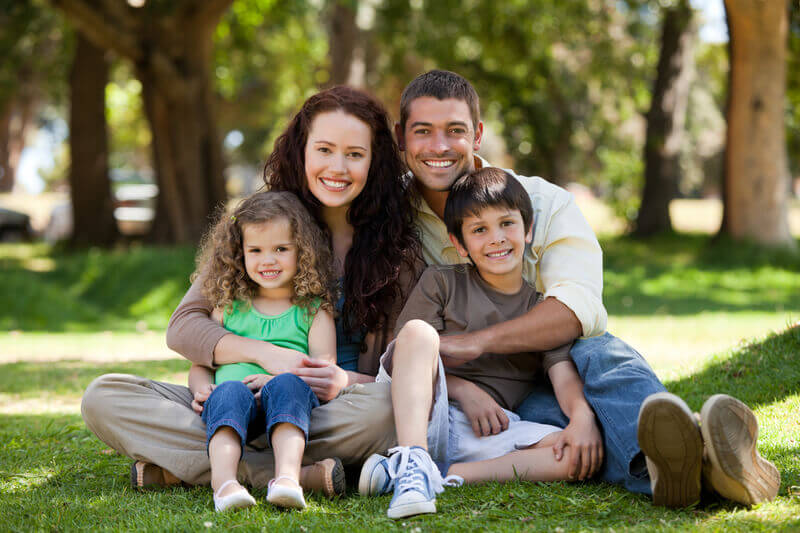
#> input picture Unique-Family-Portrait-Ideas-and-Poses.jpg, 800 x 533 px, found by its file name
$ jupyter execute '_Face Detection.ipynb'   (shell and % lines are left out)
#> lines starting #> are read from the running program, lines starting #| are printed output that depends on the picture; after the words box and inside, x2 and y2 are one past the last pixel; in counts of white or black regions, pixels touching at a corner belong together
Implement a face tracking algorithm using haar cascade algorithm and OpenCV. Using
haar cascade, first implement a face detection algorithm that counts the total number
of faces present in any given frame. Write the total number of faces detected on the top
left of the image. Further modify the code to track the face if only one face is detected.
Make sure that you draw the bounding box corresponding to all video frames. Note: you
may need to fine tune the parameters for Haar Cascade Classifier to get optimal results
and remove false positives.

[cell 1]
import numpy as np
import cv2

face_cascade = cv2.CascadeClassifier('/home/rupeek/Desktop/ML &AI/assns/Music genre(video_assn)/frontalFace10/haarcascade_frontalface_default.xml')

img = cv2.imread('/home/rupeek/Desktop/ML &AI/assns/Music genre(video_assn)/Unique-Family-Portrait-Ideas-and-Poses.jpg')
#> img is the input picture: shape (533, 800, 3); mean B, G, R 80.8, 113.6, 116.2
gray = cv2.cvtColor(img, cv2.COLOR_BGR2GRAY)
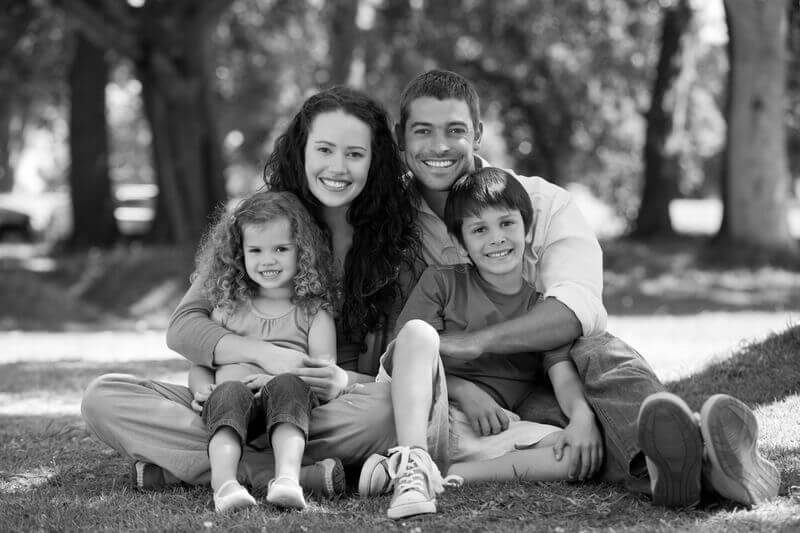
#> gray: shape (533, 800); min 0, max 255, mean 110.7

[cell 2]
faces = face_cascade.detectMultiScale(gray, 1.3, 5)
#> faces = [[237, 226, 63, 63], [394, 98, 87, 87], [293, 116, 89, 89], [456, 197, 76, 76]]
for (x,y,w,h) in faces:
    img = cv2.rectangle(img,(x,y),(x+w,y+h),(255,0,0),2)
    roi_gray = gray[y:y+h, x:x+w]
    roi_color = img[y:y+h, x:x+w]
#> this loop made 4 passes
#> pass 1, `img = cv2.rectangle(img,(x,y),(x+w,y+h),(255,0,0),2)`:
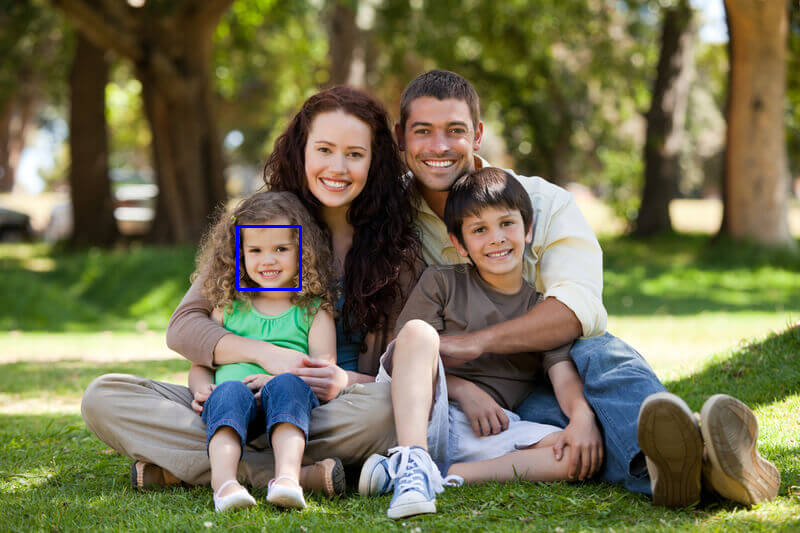
#> img: shape (533, 800, 3); 0.18% of pixels changed, all inside (x1, y1, x2, y2) = (236, 225, 302, 291)
#> pass 1, `roi_gray = gray[y:y+h, x:x+w]`:
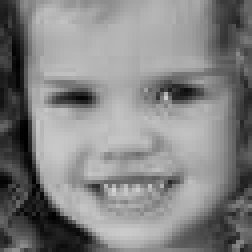
#> roi_gray: shape (63, 63) (shown 4 times larger); min 0, max 212, mean 131.1
#> pass 1, `roi_color = img[y:y+h, x:x+w]`:
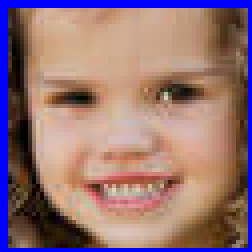
#> roi_color: shape (63, 63, 3) (shown 4 times larger); mean B, G, R 118.1, 115.1, 148.3
#> pass 2, `img = cv2.rectangle(img,(x,y),(x+w,y+h),(255,0,0),2)`:
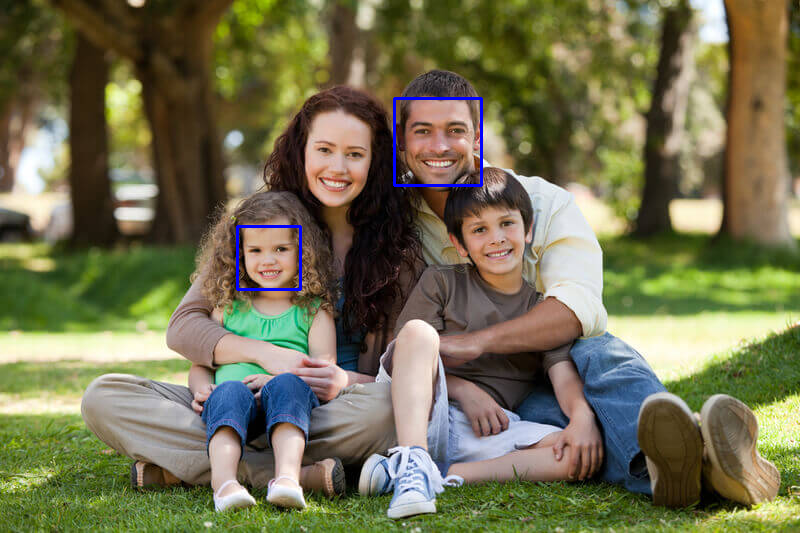
#> img: shape (533, 800, 3); 0.24% of pixels changed, all inside (x1, y1, x2, y2) = (393, 97, 483, 187)
#> after the loop:
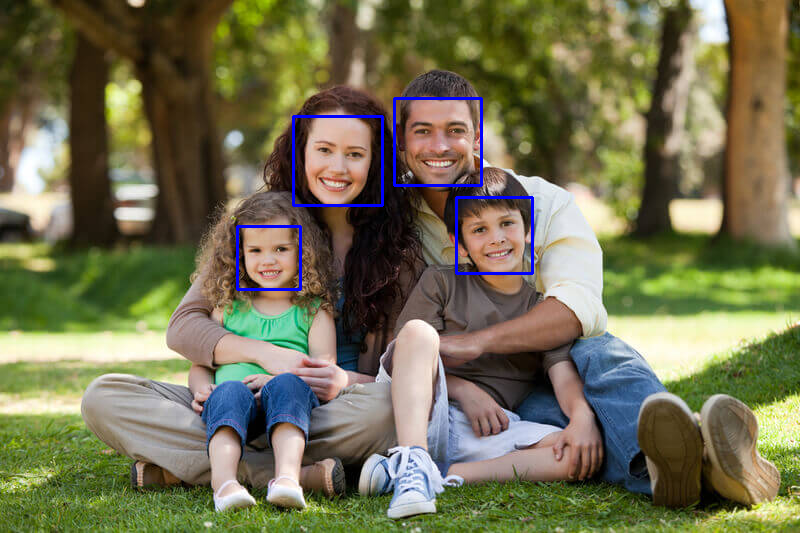
#> img: shape (533, 800, 3); 0.46% of pixels changed, all inside (x1, y1, x2, y2) = (292, 115, 534, 275)

cv2.imshow('img',img)
cv2.waitKey(0)
cv2.destroyAllWindows()
